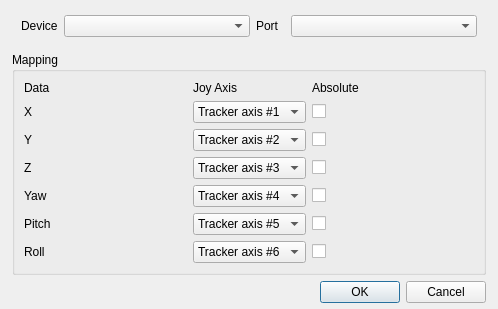
<?xml version="1.0" encoding="UTF-8"?>
<ui version="4.0">
    <class>UIBallistaControls</class>
    <widget class="QWidget" name="UIBallistaControls">
        <property name="windowModality">
            <enum>Qt::NonModal</enum>
        </property>
        <property name="geometry">
            <rect>
                <x>0</x>
                <y>0</y>
                <width>498</width>
                <height>303</height>
            </rect>
        </property>
        <property name="windowTitle">
            <string>Tracker settings</string>
        </property>
        <property name="windowIcon">
            <iconset>
                <normaloff>../gui/images/opentrack.png</normaloff>../gui/images/opentrack.png
            </iconset>
        </property>
        <layout class="QVBoxLayout" name="verticalLayout">
            <property name="leftMargin">
                <number>12</number>
            </property>
            <property name="topMargin">
                <number>6</number>
            </property>
            <property name="rightMargin">
                <number>12</number>
            </property>
            <property name="bottomMargin">
                <number>6</number>
            </property>
            <item>
                <widget class="QFrame" name="frame">
                    <property name="sizePolicy">
                        <sizepolicy hsizetype="Preferred" vsizetype="Maximum">
                            <horstretch>0</horstretch>
                            <verstretch>0</verstretch>
                        </sizepolicy>
                    </property>
                    <property name="frameShape">
                        <enum>QFrame::NoFrame</enum>
                    </property>
                    <layout class="QHBoxLayout" name="horizontalLayout">
                        <item>
                            <widget class="QLabel" name="label">
                                <property name="sizePolicy">
                                    <sizepolicy hsizetype="Preferred" vsizetype="Maximum">
                                        <horstretch>0</horstretch>
                                        <verstretch>0</verstretch>
                                    </sizepolicy>
                                </property>
                                <property name="text">
                                    <string>Device</string>
                                </property>
                            </widget>
                        </item>
                        <item>
                            <widget class="QComboBox" name="joylist">
                                <property name="sizePolicy">
                                    <sizepolicy hsizetype="Expanding" vsizetype="Fixed">
                                        <horstretch>0</horstretch>
                                        <verstretch>0</verstretch>
                                    </sizepolicy>
                                </property>
                            </widget>
                        </item>
                        <item>
                            <widget class="QLabel" name="label">
                                <property name="sizePolicy">
                                    <sizepolicy hsizetype="Preferred" vsizetype="Maximum">
                                        <horstretch>0</horstretch>
                                        <verstretch>0</verstretch>
                                    </sizepolicy>
                                </property>
                                <property name="text">
                                    <string>Port  </string>
                                </property>
                            </widget>
                        </item>
                        <item>
                            <widget class="QComboBox" name="portlist">
                                <property name="sizePolicy">
                                    <sizepolicy hsizetype="Expanding" vsizetype="Fixed">
                                        <horstretch>0</horstretch>
                                        <verstretch>0</verstretch>
                                    </sizepolicy>
                                </property>
                            </widget>
                        </item>
                    </layout>
                </widget>
            </item>
            <item>
                <widget class="QGroupBox" name="groupBox">
                    <property name="title">
                        <string>Mapping</string>
                    </property>
                    <layout class="QGridLayout" name="gridLayout">
                        <item row="0" column="0">
                            <widget class="QLabel" name="label">
                                <property name="sizePolicy">
                                    <sizepolicy hsizetype="Preferred" vsizetype="Maximum">
                                        <horstretch>0</horstretch>
                                        <verstretch>0</verstretch>
                                    </sizepolicy>
                                </property>
                                <property name="text">
                                    <string>Data</string>
                                </property>
                            </widget>
                        </item>
                        <item row="1" column="0">
                            <widget class="QLabel" name="label_5">
                                <property name="text">
                                    <string>X</string>
                                </property>
                            </widget>
                        </item>
                        <item row="2" column="0">
                            <widget class="QLabel" name="label_6">
                                <property name="text">
                                    <string>Y</string>
                                </property>
                            </widget>
                        </item>
                        <item row="3" column="0">
                            <widget class="QLabel" name="label_7">
                                <property name="text">
                                    <string>Z</string>
                                </property>
                            </widget>
                        </item>
                        <item row="4" column="0">
                            <widget class="QLabel" name="label_2">
                                <property name="text">
                                    <string>Yaw</string>
                                </property>
                            </widget>
                        </item>
                        <item row="5" column="0">
                            <widget class="QLabel" name="label_3">
                                <property name="text">
                                    <string>Pitch</string>
                                </property>
                            </widget>
                        </item>
                        <item row="6" column="0">
                            <widget class="QLabel" name="label_4">
                                <property name="text">
                                    <string>Roll</string>
                                </property>
                            </widget>
                        </item>
                        <item row="0" column="1">
                            <widget class="QLabel" name="label">
                                <property name="sizePolicy">
                                    <sizepolicy hsizetype="Preferred" vsizetype="Maximum">
                                        <horstretch>0</horstretch>
                                        <verstretch>0</verstretch>
                                    </sizepolicy>
                                </property>
                                <property name="text">
                                    <string>Joy Axis</string>
                                </property>
                            </widget>
                        </item>
                        <item row="1" column="1">
                            <widget class="QComboBox" name="joy_1">
                                <property name="sizePolicy">
                                    <sizepolicy hsizetype="Maximum" vsizetype="Fixed">
                                        <horstretch>0</horstretch>
                                        <verstretch>0</verstretch>
                                    </sizepolicy>
                                </property>
                                <property name="currentIndex">
                                    <number>1</number>
                                </property>
                                <item>
                                    <property name="text">
                                        <string>Disabled</string>
                                    </property>
                                </item>
                                <item>
                                    <property name="text">
                                        <string>Tracker axis #1</string>
                                    </property>
                                </item>
                                <item>
                                    <property name="text">
                                        <string>Tracker axis #2</string>
                                    </property>
                                </item>
                                <item>
                                    <property name="text">
                                        <string>Tracker axis #3</string>
                                    </property>
                                </item>
                                <item>
                                    <property name="text">
                                        <string>Tracker axis #4</string>
                                    </property>
                                </item>
                                <item>
                                    <property name="text">
                                        <string>Tracker axis #5</string>
                                    </property>
                                </item>
                                <item>
                                    <property name="text">
                                        <string>Tracker axis #6</string>
                                    </property>
                                </item>
                                <item>
                                    <property name="text">
                                        <string>Tracker axis #7</string>
                                    </property>
                                </item>
                                <item>
                                    <property name="text">
                                        <string>Tracker axis #8</string>
                                    </property>
                                </item>
                            </widget>
                        </item>
                        <item row="2" column="1">
                            <widget class="QComboBox" name="joy_2">
                                <property name="sizePolicy">
                                    <sizepolicy hsizetype="Maximum" vsizetype="Fixed">
                                        <horstretch>0</horstretch>
                                        <verstretch>0</verstretch>
                                    </sizepolicy>
                                </property>
                                <property name="currentIndex">
                                    <number>2</number>
                                </property>
                                <item>
                                    <property name="text">
                                        <string>Disabled</string>
                                    </property>
                                </item>
                                <item>
                                    <property name="text">
                                        <string>Tracker axis #1</string>
                                    </property>
                                </item>
                                <item>
                                    <property name="text">
                                        <string>Tracker axis #2</string>
                                    </property>
                                </item>
                                <item>
                                    <property name="text">
                                        <string>Tracker axis #3</string>
                                    </property>
                                </item>
                                <item>
                                    <property name="text">
                                        <string>Tracker axis #4</string>
                                    </property>
                                </item>
                                <item>
                                    <property name="text">
                                        <string>Tracker axis #5</string>
                                    </property>
                                </item>
                                <item>
                                    <property name="text">
                                        <string>Tracker axis #6</string>
                                    </property>
                                </item>
                                <item>
                                    <property name="text">
                                        <string>Tracker axis #7</string>
                                    </property>
                                </item>
                                <item>
                                    <property name="text">
                                        <string>Tracker axis #8</string>
                                    </property>
                                </item>
                            </widget>
                        </item>
                        <item row="3" column="1">
                            <widget class="QComboBox" name="joy_3">
                                <property name="sizePolicy">
                                    <sizepolicy hsizetype="Maximum" vsizetype="Fixed">
                                        <horstretch>0</horstretch>
                                        <verstretch>0</verstretch>
                                    </sizepolicy>
                                </property>
                                <property name="currentIndex">
                                    <number>3</number>
                                </property>
                                <item>
                                    <property name="text">
                                        <string>Disabled</string>
                                    </property>
                                </item>
                                <item>
                                    <property name="text">
                                        <string>Tracker axis #1</string>
                                    </property>
                                </item>
                                <item>
                                    <property name="text">
                                        <string>Tracker axis #2</string>
                                    </property>
                                </item>
                                <item>
                                    <property name="text">
                                        <string>Tracker axis #3</string>
                                    </property>
                                </item>
                                <item>
                                    <property name="text">
                                        <string>Tracker axis #4</string>
                                    </property>
                                </item>
                                <item>
                                    <property name="text">
                                        <string>Tracker axis #5</string>
                                    </property>
                                </item>
                                <item>
                                    <property name="text">
                                        <string>Tracker axis #6</string>
                                    </property>
                                </item>
                                <item>
                                    <property name="text">
                                        <string>Tracker axis #7</string>
                                    </property>
                                </item>
                                <item>
                                    <property name="text">
                                        <string>Tracker axis #8</string>
                                    </property>
                                </item>
                            </widget>
                        </item>
                        <item row="4" column="1">
                            <widget class="QComboBox" name="joy_4">
                                <property name="sizePolicy">
                                    <sizepolicy hsizetype="Maximum" vsizetype="Fixed">
                                        <horstretch>0</horstretch>
                                        <verstretch>0</verstretch>
                                    </sizepolicy>
                                </property>
                                <property name="currentIndex">
                                    <number>4</number>
                                </property>
                                <item>
                                    <property name="text">
                                        <string>Disabled</string>
                                    </property>
                                </item>
                                <item>
                                    <property name="text">
                                        <string>Tracker axis #1</string>
                                    </property>
                                </item>
                                <item>
                                    <property name="text">
                                        <string>Tracker axis #2</string>
                                    </property>
                                </item>
                                <item>
                                    <property name="text">
                                        <string>Tracker axis #3</string>
                                    </property>
                                </item>
                                <item>
                                    <property name="text">
                                        <string>Tracker axis #4</string>
                                    </property>
                                </item>
                                <item>
                                    <property name="text">
                                        <string>Tracker axis #5</string>
                                    </property>
                                </item>
                                <item>
                                    <property name="text">
                                        <string>Tracker axis #6</string>
                                    </property>
                                </item>
                                <item>
                                    <property name="text">
                                        <string>Tracker axis #7</string>
                                    </property>
                                </item>
                                <item>
                                    <property name="text">
                                        <string>Tracker axis #8</string>
                                    </property>
                                </item>
                            </widget>
                        </item>
                        <item row="5" column="1">
                            <widget class="QComboBox" name="joy_5">
                                <property name="sizePolicy">
                                    <sizepolicy hsizetype="Maximum" vsizetype="Fixed">
                                        <horstretch>0</horstretch>
                                        <verstretch>0</verstretch>
                                    </sizepolicy>
                                </property>
                                <property name="currentIndex">
                                    <number>5</number>
                                </property>
                                <item>
                                    <property name="text">
                                        <string>Disabled</string>
                                    </property>
                                </item>
                                <item>
                                    <property name="text">
                                        <string>Tracker axis #1</string>
                                    </property>
                                </item>
                                <item>
                                    <property name="text">
                                        <string>Tracker axis #2</string>
                                    </property>
                                </item>
                                <item>
                                    <property name="text">
                                        <string>Tracker axis #3</string>
                                    </property>
                                </item>
                                <item>
                                    <property name="text">
                                        <string>Tracker axis #4</string>
                                    </property>
                                </item>
                                <item>
                                    <property name="text">
                                        <string>Tracker axis #5</string>
                                    </property>
                                </item>
                                <item>
                                    <property name="text">
                                        <string>Tracker axis #6</string>
                                    </property>
                                </item>
                                <item>
                                    <property name="text">
                                        <string>Tracker axis #7</string>
                                    </property>
                                </item>
                                <item>
                                    <property name="text">
                                        <string>Tracker axis #8</string>
                                    </property>
                                </item>
                            </widget>
                        </item>
                        <item row="6" column="1">
                            <widget class="QComboBox" name="joy_6">
                                <property name="sizePolicy">
                                    <sizepolicy hsizetype="Maximum" vsizetype="Fixed">
                                        <horstretch>0</horstretch>
                                        <verstretch>0</verstretch>
                                    </sizepolicy>
                                </property>
                                <property name="currentIndex">
                                    <number>6</number>
                                </property>
                                <item>
                                    <property name="text">
                                        <string>Disabled</string>
                                    </property>
                                </item>
                                <item>
                                    <property name="text">
                                        <string>Tracker axis #1</string>
                                    </property>
                                </item>
                                <item>
                                    <property name="text">
                                        <string>Tracker axis #2</string>
                                    </property>
                                </item>
                                <item>
                                    <property name="text">
                                        <string>Tracker axis #3</string>
                                    </property>
                                </item>
                                <item>
                                    <property name="text">
                                        <string>Tracker axis #4</string>
                                    </property>
                                </item>
                                <item>
                                    <property name="text">
                                        <string>Tracker axis #5</string>
                                    </property>
                                </item>
                                <item>
                                    <property name="text">
                                        <string>Tracker axis #6</string>
                                    </property>
                                </item>
                                <item>
                                    <property name="text">
                                        <string>Tracker axis #7</string>
                                    </property>
                                </item>
                                <item>
                                    <property name="text">
                                        <string>Tracker axis #8</string>
                                    </property>
                                </item>
                            </widget>
                        </item>
                        <item row="0" column="2">
                            <widget class="QLabel" name="label">
                                <property name="sizePolicy">
                                    <sizepolicy hsizetype="Preferred" vsizetype="Maximum">
                                        <horstretch>0</horstretch>
                                        <verstretch>0</verstretch>
                                    </sizepolicy>
                                </property>
                                <property name="text">
                                    <string>Absolute</string>
                                </property>
                            </widget>
                        </item>
                        <item row="1" column="2">
                            <widget class="QCheckBox" name="joy_1_abs">
                                <property name="sizePolicy">
                                    <sizepolicy hsizetype="Minimum" vsizetype="Maximum">
                                        <horstretch>0</horstretch>
                                        <verstretch>0</verstretch>
                                    </sizepolicy>
                                </property>
                            </widget>
                        </item>
                        <item row="2" column="2">
                            <widget class="QCheckBox" name="joy_2_abs">
                                <property name="sizePolicy">
                                    <sizepolicy hsizetype="Minimum" vsizetype="Maximum">
                                        <horstretch>0</horstretch>
                                        <verstretch>0</verstretch>
                                    </sizepolicy>
                                </property>
                            </widget>
                        </item>
                        <item row="3" column="2">
                            <widget class="QCheckBox" name="joy_3_abs">
                                <property name="sizePolicy">
                                    <sizepolicy hsizetype="Minimum" vsizetype="Maximum">
                                        <horstretch>0</horstretch>
                                        <verstretch>0</verstretch>
                                    </sizepolicy>
                                </property>
                            </widget>
                        </item>
                        <item row="4" column="2">
                            <widget class="QCheckBox" name="joy_4_abs">
                                <property name="sizePolicy">
                                    <sizepolicy hsizetype="Minimum" vsizetype="Maximum">
                                        <horstretch>0</horstretch>
                                        <verstretch>0</verstretch>
                                    </sizepolicy>
                                </property>
                            </widget>
                        </item>
                        <item row="5" column="2">
                            <widget class="QCheckBox" name="joy_5_abs">
                                <property name="sizePolicy">
                                    <sizepolicy hsizetype="Minimum" vsizetype="Maximum">
                                        <horstretch>0</horstretch>
                                        <verstretch>0</verstretch>
                                    </sizepolicy>
                                </property>
                            </widget>
                        </item>
                        <item row="6" column="2">
                            <widget class="QCheckBox" name="joy_6_abs">
                                <property name="sizePolicy">
                                    <sizepolicy hsizetype="Minimum" vsizetype="Maximum">
                                        <horstretch>0</horstretch>
                                        <verstretch>0</verstretch>
                                    </sizepolicy>
                                </property>
                            </widget>
                        </item>
                    </layout>
                </widget>
            </item>
            <item>
                <widget class="QDialogButtonBox" name="buttonBox">
                    <property name="standardButtons">
                        <set>QDialogButtonBox::Cancel|QDialogButtonBox::Ok</set>
                    </property>
                </widget>
            </item>
        </layout>
    </widget>
    <tabstops>
        <tabstop>buttonBox</tabstop>
    </tabstops>
    <resources/>
    <connections/>
    <slots>
        <slot>startEngineClicked()</slot>
        <slot>stopEngineClicked()</slot>
        <slot>cameraSettingsClicked()</slot>
    </slots>
</ui>
